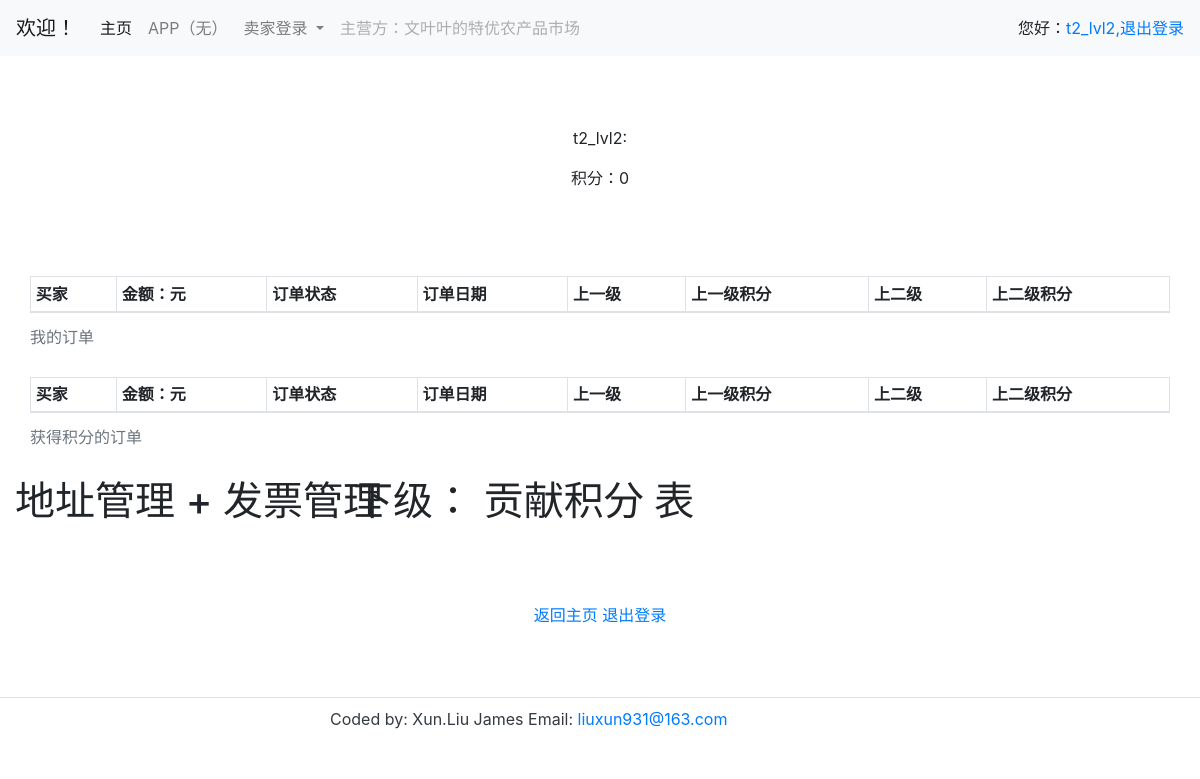
The app's page /User/home/ (signed in), older data.
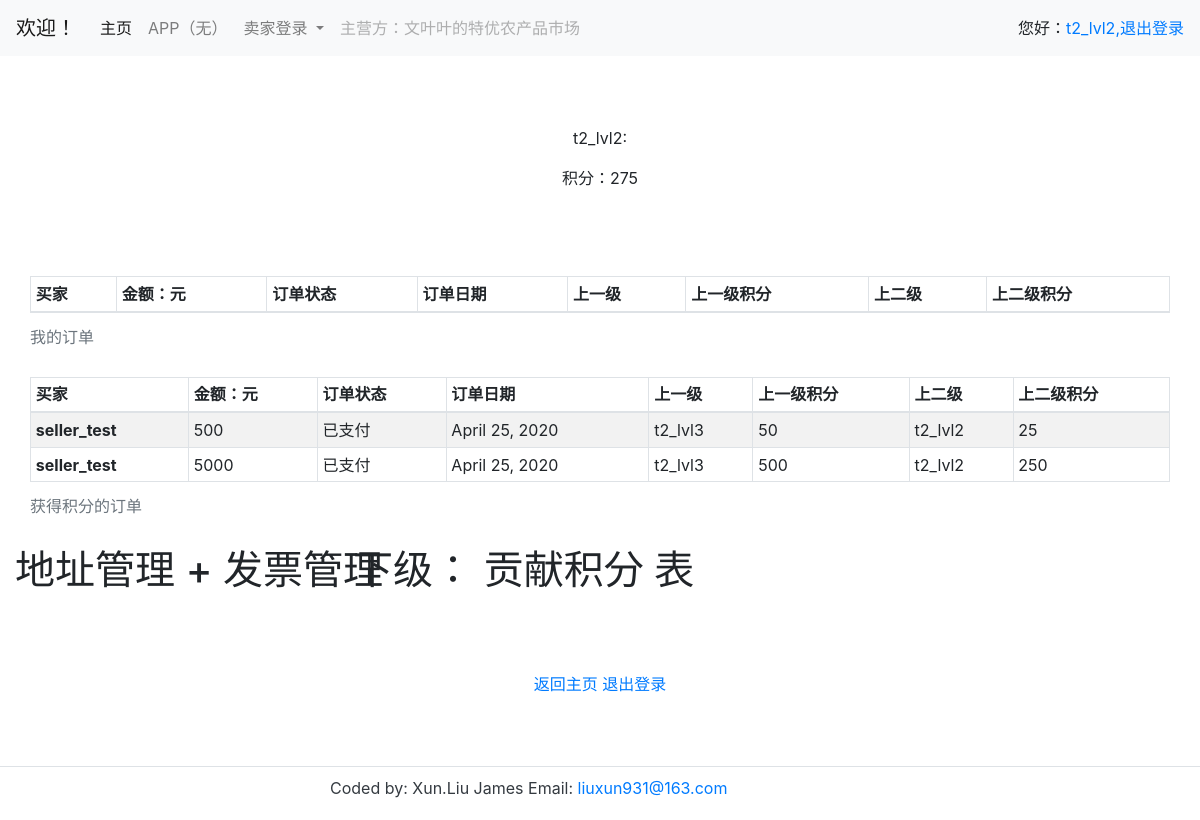
The same page, newer data.
### User/models.py (models this page shows, shortened)
class EndUser(User):
    mp = models.CharField(max_length=11, blank = True, verbose_name='手机')
    id_number = models.CharField(max_length=18, blank = True, verbose_name='身份证号')
    wechat = models.CharField(max_length=11, blank = True, verbose_name='微信')
    score_id = models.CharField(max_length=21, unique = True, verbose_name='积分ID')
    score = models.PositiveIntegerField(default = 0, verbose_name='积分')
    is_seller = models.BooleanField(default = False, verbose_name='是卖家')
    is_staffuser = models.BooleanField(default = False, verbose_name='是管理者')
    def __str__(self):
        return self.username

### Order/models.py (models this page shows, shortened)
class AbstractOrder(models.Model):
    orderer = models.ForeignKey('User.EndUser', on_delete=models.CASCADE, )
    orderdate = models.DateField(auto_now=False,default=now().today())
    payment = models.ForeignKey('Pay.Payment', on_delete=models.CASCADE, null    = True)
    payment_type = models.CharField(max_length = 12, choices=[('CASH', 'cash'), ( 'SCORES', 'scores'), ], default = 'cash')
    cost = models.PositiveIntegerField(default = 0)
    order_status = models.ForeignKey('OrderStatus', on_delete=models.CASCADE,  verbose_name = '订单状态')
    class Meta:
        abstract = True

class Order(AbstractOrder):
    orderscoreid = models.AutoField(primary_key=True, verbose_name = '订单自然ID')
    orderer = models.ForeignKey("User.EndUser",
                                on_delete=models.CASCADE,
                                null=True,
                                related_name='get_orderscore',
                                verbose_name = '下单',)
    cost = models.IntegerField(default = 0, verbose_name = '金额')
    goods = models.ManyToManyField("Product.Products", symmetrical=False,  verbose_name = '订单商品')
    orderdate = models.DateField(null=True,  verbose_name = '订单日期')
    orderer_sc = models.IntegerField(default = 0, null=True,  verbose_name = '订单积分')
    up1 = models.ForeignKey("User.EndUser",
                            on_delete=models.CASCADE,
                            null=True,
                            related_name='get_up1',
                             verbose_name = '上一级' )
    up2 = models.ForeignKey("User.EndUser",
                            on_delete=models.CASCADE,
                            null=True,
                            related_name='get_up2',
                            verbose_name = '上二级' )
    up1_sc = models.IntegerField(default = 0, null=True, verbose_name = '上一级积分')
    up2_sc = models.IntegerField(default = 0, null=True, verbose_name = '上二级积分')
    pass

class OrderStatus(models.Model):
    status = models.CharField(max_length = 12, default = '')
    description_status = models.CharField(max_length = 48, default = '')
    def __str__(self):
        return self.status

### User/views.py (the view)
# urls.py: path(r'home/', views.UserHome.as_view(), name = 'home'),
class UserHome(LoginRequiredMixin, TemplateView,):
    permission_required = ('', )
    template_name = 'User/home.html'
    def get_context_data(self, **kwargs):
        context = super().get_context_data(**kwargs)
        context['enduser'] = EndUser.objects.filter(pk = self.request.user.enduser.pk)[0]
        context['orders'] = Order.objects.filter(orderer = context['enduser'].pk )
        context['orders_up1'] = Order.objects.filter(up1 = context['enduser'].pk )
        context['orders_up2'] = Order.objects.filter(up2 = context['enduser'].pk )
        return context

### templates/User/home.html (shortened to what this page needs)
{% extends "base_layer2.html" %}
{% load static %}
{% block Portal %}
  <div class="container">
    <div class="row">
	<div class="col-md-4"></div>
		<div class="col-md-4">
			<div class ="text-center" style="padding-bottom:20%;padding-top:20%;">
			<p>{{enduser}}: </p>
			<p>积分：{{enduser.score}}</p>
		</div>
	</div>
	<table class="table table-sm table-bordered table-striped table-hover" >
	<caption>我的订单</caption>
	<thead>
	<tr>
		<th scope="col">买家</th>
		<th scope="col">金额：元</th>
		<th scope="col">订单状态</th>
		<th scope="col">订单日期</th>
		<th scope="col">上一级</th>
		<th scope="col">上一级积分</th>
		<th scope="col">上二级</th>
		<th scope="col">上二级积分</th>
	</tr>
	</thead>
</table>
	<table class="table table-sm table-bordered table-striped table-hover" >
	<caption>获得积分的订单</caption>
	<thead>
	<tr>
		<th scope="col">买家</th>
		<th scope="col">金额：元</th>
		<th scope="col">订单状态</th>
		<th scope="col">订单日期</th>
		<th scope="col">上一级</th>
		<th scope="col">上一级积分</th>
		<th scope="col">上二级</th>
		<th scope="col">上二级积分</th>
	</tr>
	</thead>
	<tbody>
	{% for c in orders_up2 %}
	<tr>
		<th scope="row">{{ c.orderer }} </th>
		<td> {{ c.cost }}</td>
		<td> {{ c.order_status }}</td>
		<td> {{ c.orderdate}} </td>
		<td>{{ c.up1 }}</td>
		<td>{{ c.up1_sc }}</td>
		<td><span>{{ c.up2 }}</span></td>
		<td>{{ c.up2_sc}}</td>
	</tr>
	{% endfor %}
	</tbody>
	</table>
	<div class ='row'><h1>地址管理 + 发票管理</h1>
	</div>
	<div class ='row'><h1>下级： 贡献积分 表</h1>
	</div>
</div>
</div>
{% endblock %}

### templates/base_layer2.html (shortened to what this page needs)
{% extends "base.html" %}
{% load static %}
{% block layer2 %}
{% block Portal %}{% endblock %}
{% endblock %}

### templates/base.html (shortened to what this page needs)
<!DOCTYPE html>
<html lang="en">
{% load static %}
<head>
	<link rel="stylesheet" href="{% static "bootstrap/bootstrap.css" %}">
	<link rel="stylesheet" href="{% static "chartjs/Chart.css" %}">
</head>
<body>
	<div>
	<nav class="navbar navbar-expand-lg navbar-light bg-light">
		<a class="navbar-brand" href="#">欢迎！</a>
		<div class="collapse navbar-collapse" id="navbarSupportedContent">
			<ul class="navbar-nav mr-auto">
				<li class="nav-item active">
					<a class="nav-link" href="/Portal/">主页 <span class="sr-only">(current)</span></a>
				</li>
				<li class="nav-item">
					<a class="nav-link" href="/Portal/">APP（无）</a>
				</li>
				<li class="nav-item dropdown">
					<a class="nav-link dropdown-toggle" href="/Fmarket/" id="navbarDropdown" role="button" data-toggle="dropdown" aria-haspopup="true" aria-expanded="false">
				卖家登录
					</a>
				</li>
				<li class="nav-item">
					<a class="nav-link disabled" href="#">主营方：文叶叶的特优农产品市场</a>
				</li>
			</ul>
			<div class="form-inline my-2 my-lg-0">
				{% if user.username == '' %}
					<p><a href="/accounts/login/"><div class="">登录</div></a><p/>
				{% else %}
					<p><div>您好：<a href="/User/home/">{{user.username}},</a></div> <div class=""><a href='/accounts/logout/'> 退出登录</a></div></p>
				{% endif%}
			</div>
			</div>
		</nav>
		</div>
	{% block layer2 %}
	{% endblock %}
<div class="container">
	<div class="row">
		<div class="col-md-4"></div>
		<div class="col-md-4">
			<div class ="text-center" style="padding-bottom:20%;padding-top:20%;">
				<a href = '/Portal/'>返回主页</a>
				<a href = '/accounts/logout'> 退出登录</a>
			</div>
		</div>
	</div>
</div>
<div class="footer bg-white .bg-gradient-success text-dark modal-footer ">
<div class="container">
<div class="row">
<div class="col-6 offset-md-3">
	  <p>Coded by: Xun.Liu James Email: <a href="mailto:liuxun931@163.com">liuxun931@163.com</a></p>
</div>
</div>
</div>
</div>
</body>
</html>

### templates/base.html (style rules this page uses)
.footer { display: flex; justify-content: center; padding: 5px; padding-bottom:0; background-color: black; color: #fff; }

Row changes from the older to the newer data that the page shows:
changed EndUser: score "0" → "275"
added Order: orderer "seller_test", cost "500", order_status "已支付", orderdate "April 25, 2020", up1 "t2_lvl3", up1_sc "50", up2 "t2_lvl2", up2_sc "25"
added Order: orderer "seller_test", cost "5000", order_status "已支付", orderdate "April 25, 2020", up1 "t2_lvl3", up1_sc "500", up2 "t2_lvl2", up2_sc "250"
